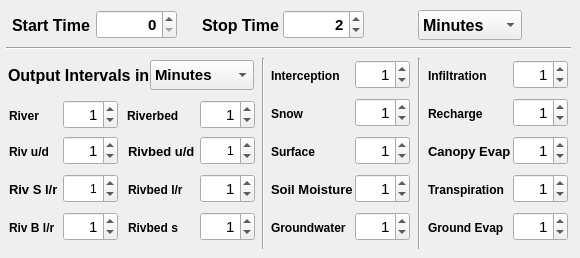
   <widget class="QWidget" name="tab_3">
    <attribute name="title">
     <string> Model Output Parameters</string>
    </attribute>
    <widget class="QLabel" name="textLabel1">
     <property name="geometry">
      <rect>
       <x>12</x>
       <y>10</y>
       <width>121</width>
       <height>31</height>
      </rect>
     </property>
     <property name="font">
      <font>
       <pointsize>12</pointsize>
       <weight>75</weight>
       <bold>true</bold>
      </font>
     </property>
     <property name="text">
      <string>Start Time</string>
     </property>
    </widget>
    <widget class="QLabel" name="textLabel2">
     <property name="geometry">
      <rect>
       <x>202</x>
       <y>10</y>
       <width>121</width>
       <height>31</height>
      </rect>
     </property>
     <property name="font">
      <font>
       <pointsize>12</pointsize>
       <weight>75</weight>
       <bold>true</bold>
      </font>
     </property>
     <property name="text">
      <string>Stop Time</string>
     </property>
    </widget>
    <widget class="QSpinBox" name="spinBoxStartTime">
     <property name="geometry">
      <rect>
       <x>96</x>
       <y>10</y>
       <width>81</width>
       <height>29</height>
      </rect>
     </property>
     <property name="font">
      <font>
       <pointsize>11</pointsize>
       <weight>75</weight>
       <bold>true</bold>
      </font>
     </property>
     <property name="alignment">
      <set>Qt::AlignRight|Qt::AlignTrailing|Qt::AlignVCenter</set>
     </property>
    </widget>
    <widget class="QSpinBox" name="spinBoxStopTime">
     <property name="geometry">
      <rect>
       <x>283</x>
       <y>10</y>
       <width>81</width>
       <height>29</height>
      </rect>
     </property>
     <property name="font">
      <font>
       <pointsize>11</pointsize>
       <weight>75</weight>
       <bold>true</bold>
      </font>
     </property>
     <property name="alignment">
      <set>Qt::AlignRight|Qt::AlignTrailing|Qt::AlignVCenter</set>
     </property>
     <property name="value">
      <number>2</number>
     </property>
    </widget>
    <widget class="QComboBox" name="comboBoxStartStop">
     <property name="geometry">
      <rect>
       <x>418</x>
       <y>10</y>
       <width>104</width>
       <height>30</height>
      </rect>
     </property>
     <property name="font">
      <font>
       <pointsize>12</pointsize>
       <weight>75</weight>
       <bold>true</bold>
      </font>
     </property>
     <property name="currentText">
      <string>Minutes</string>
     </property>
     <property name="currentIndex">
      <number>0</number>
     </property>
     <item>
      <property name="text">
       <string>Minutes</string>
      </property>
     </item>
     <item>
      <property name="text">
       <string>Hours</string>
      </property>
     </item>
     <item>
      <property name="text">
       <string>Days</string>
      </property>
     </item>
     <item>
      <property name="text">
       <string>Weeks</string>
      </property>
     </item>
     <item>
      <property name="text">
       <string>Months</string>
      </property>
     </item>
     <item>
      <property name="text">
       <string>Years</string>
      </property>
     </item>
    </widget>
    <widget class="Line" name="line1">
     <property name="geometry">
      <rect>
       <x>6</x>
       <y>47</y>
       <width>565</width>
       <height>3</height>
      </rect>
     </property>
     <property name="orientation">
      <enum>Qt::Horizontal</enum>
     </property>
    </widget>
    <widget class="QLabel" name="textLabel3_11">
     <property name="geometry">
      <rect>
       <x>127</x>
       <y>100</y>
       <width>91</width>
       <height>31</height>
      </rect>
     </property>
     <property name="font">
      <font>
       <weight>75</weight>
       <bold>true</bold>
      </font>
     </property>
     <property name="text">
      <string>Riverbed</string>
     </property>
    </widget>
    <widget class="Line" name="line2_2">
     <property name="geometry">
      <rect>
       <x>262</x>
       <y>58</y>
       <width>3</width>
       <height>191</height>
      </rect>
     </property>
     <property name="orientation">
      <enum>Qt::Vertical</enum>
     </property>
    </widget>
    <widget class="QLabel" name="textLabel3_12">
     <property name="geometry">
      <rect>
       <x>9</x>
       <y>100</y>
       <width>91</width>
       <height>31</height>
      </rect>
     </property>
     <property name="font">
      <font>
       <weight>75</weight>
       <bold>true</bold>
      </font>
     </property>
     <property name="text">
      <string>River</string>
     </property>
    </widget>
    <widget class="QSpinBox" name="spinBoxRiverbed">
     <property name="geometry">
      <rect>
       <x>200</x>
       <y>100</y>
       <width>55</width>
       <height>29</height>
      </rect>
     </property>
     <property name="font">
      <font>
       <pointsize>11</pointsize>
      </font>
     </property>
     <property name="alignment">
      <set>Qt::AlignRight|Qt::AlignTrailing|Qt::AlignVCenter</set>
     </property>
     <property name="value">
      <number>1</number>
     </property>
    </widget>
    <widget class="QLabel" name="textLabel3_13">
     <property name="geometry">
      <rect>
       <x>9</x>
       <y>136</y>
       <width>91</width>
       <height>31</height>
      </rect>
     </property>
     <property name="font">
      <font>
       <weight>75</weight>
       <bold>true</bold>
      </font>
     </property>
     <property name="text">
      <string>Riv u/d</string>
     </property>
    </widget>
    <widget class="QSpinBox" name="spinBoxRiverSurfaceLeftRight">
     <property name="geometry">
      <rect>
       <x>63</x>
       <y>174</y>
       <width>55</width>
       <height>29</height>
      </rect>
     </property>
     <property name="alignment">
      <set>Qt::AlignRight|Qt::AlignTrailing|Qt::AlignVCenter</set>
     </property>
     <property name="value">
      <number>1</number>
     </property>
    </widget>
    <widget class="QSpinBox" name="spinBoxRiver">
     <property name="geometry">
      <rect>
       <x>63</x>
       <y>100</y>
       <width>55</width>
       <height>29</height>
      </rect>
     </property>
     <property name="font">
      <font>
       <pointsize>11</pointsize>
      </font>
     </property>
     <property name="alignment">
      <set>Qt::AlignRight|Qt::AlignTrailing|Qt::AlignVCenter</set>
     </property>
     <property name="value">
      <number>1</number>
     </property>
    </widget>
    <widget class="QSpinBox" name="spinBoxRiverUpDown">
     <property name="geometry">
      <rect>
       <x>63</x>
       <y>136</y>
       <width>55</width>
       <height>29</height>
      </rect>
     </property>
     <property name="font">
      <font>
       <pointsize>11</pointsize>
      </font>
     </property>
     <property name="alignment">
      <set>Qt::AlignRight|Qt::AlignTrailing|Qt::AlignVCenter</set>
     </property>
     <property name="value">
      <number>1</number>
     </property>
    </widget>
    <widget class="QLabel" name="textLabel3_14">
     <property name="geometry">
      <rect>
       <x>9</x>
       <y>174</y>
       <width>91</width>
       <height>31</height>
      </rect>
     </property>
     <property name="font">
      <font>
       <pointsize>10</pointsize>
       <weight>75</weight>
       <bold>true</bold>
      </font>
     </property>
     <property name="text">
      <string>Riv S l/r</string>
     </property>
    </widget>
    <widget class="QLabel" name="textLabel3_15">
     <property name="geometry">
      <rect>
       <x>9</x>
       <y>212</y>
       <width>91</width>
       <height>31</height>
      </rect>
     </property>
     <property name="font">
      <font>
       <weight>75</weight>
       <bold>true</bold>
      </font>
     </property>
     <property name="text">
      <string>Riv B l/r</string>
     </property>
    </widget>
    <widget class="QSpinBox" name="spinBoxRiverBaseLeftRight">
     <property name="geometry">
      <rect>
       <x>63</x>
       <y>212</y>
       <width>55</width>
       <height>29</height>
      </rect>
     </property>
     <property name="font">
      <font>
       <pointsize>11</pointsize>
      </font>
     </property>
     <property name="alignment">
      <set>Qt::AlignRight|Qt::AlignTrailing|Qt::AlignVCenter</set>
     </property>
     <property name="value">
      <number>1</number>
     </property>
    </widget>
    <widget class="QSpinBox" name="spinBoxInterception">
     <property name="geometry">
      <rect>
       <x>355</x>
       <y>60</y>
       <width>55</width>
       <height>29</height>
      </rect>
     </property>
     <property name="font">
      <font>
       <pointsize>11</pointsize>
      </font>
     </property>
     <property name="alignment">
      <set>Qt::AlignRight|Qt::AlignTrailing|Qt::AlignVCenter</set>
     </property>
     <property name="value">
      <number>1</number>
     </property>
    </widget>
    <widget class="QLabel" name="textLabel3_2">
     <property name="geometry">
      <rect>
       <x>271</x>
       <y>98</y>
       <width>121</width>
       <height>31</height>
      </rect>
     </property>
     <property name="font">
      <font>
       <weight>75</weight>
       <bold>true</bold>
      </font>
     </property>
     <property name="text">
      <string>Snow</string>
     </property>
    </widget>
    <widget class="QLabel" name="textLabel3">
     <property name="geometry">
      <rect>
       <x>271</x>
       <y>60</y>
       <width>121</width>
       <height>31</height>
      </rect>
     </property>
     <property name="font">
      <font>
       <weight>75</weight>
       <bold>true</bold>
      </font>
     </property>
     <property name="text">
      <string>Interception</string>
     </property>
    </widget>
    <widget class="QSpinBox" name="spinBoxGroundEvaporation">
     <property name="geometry">
      <rect>
       <x>513</x>
       <y>212</y>
       <width>55</width>
       <height>29</height>
      </rect>
     </property>
     <property name="font">
      <font>
       <pointsize>11</pointsize>
      </font>
     </property>
     <property name="alignment">
      <set>Qt::AlignRight|Qt::AlignTrailing|Qt::AlignVCenter</set>
     </property>
     <property name="value">
      <number>1</number>
     </property>
    </widget>
    <widget class="QSpinBox" name="spinBoxSoilMoisture">
     <property name="geometry">
      <rect>
       <x>355</x>
       <y>174</y>
       <width>55</width>
       <height>29</height>
      </rect>
     </property>
     <property name="font">
      <font>
       <pointsize>11</pointsize>
      </font>
     </property>
     <property name="alignment">
      <set>Qt::AlignRight|Qt::AlignTrailing|Qt::AlignVCenter</set>
     </property>
     <property name="value">
      <number>1</number>
     </property>
    </widget>
    <widget class="QLabel" name="textLabel3_5">
     <property name="geometry">
      <rect>
       <x>271</x>
       <y>212</y>
       <width>121</width>
       <height>31</height>
      </rect>
     </property>
     <property name="font">
      <font>
       <weight>75</weight>
       <bold>true</bold>
      </font>
     </property>
     <property name="text">
      <string>Groundwater</string>
     </property>
    </widget>
    <widget class="QSpinBox" name="spinBoxGroundwater">
     <property name="geometry">
      <rect>
       <x>355</x>
       <y>212</y>
       <width>55</width>
       <height>29</height>
      </rect>
     </property>
     <property name="font">
      <font>
       <pointsize>11</pointsize>
      </font>
     </property>
     <property name="alignment">
      <set>Qt::AlignRight|Qt::AlignTrailing|Qt::AlignVCenter</set>
     </property>
     <property name="value">
      <number>1</number>
     </property>
    </widget>
    <widget class="Line" name="line2">
     <property name="geometry">
      <rect>
       <x>418</x>
       <y>58</y>
       <width>3</width>
       <height>191</height>
      </rect>
     </property>
     <property name="orientation">
      <enum>Qt::Vertical</enum>
     </property>
    </widget>
    <widget class="QLabel" name="textLabel3_6">
     <property name="geometry">
      <rect>
       <x>428</x>
       <y>212</y>
       <width>121</width>
       <height>31</height>
      </rect>
     </property>
     <property name="font">
      <font>
       <weight>75</weight>
       <bold>true</bold>
      </font>
     </property>
     <property name="text">
      <string>Ground Evap</string>
     </property>
    </widget>
    <widget class="QLabel" name="textLabel3_3">
     <property name="geometry">
      <rect>
       <x>271</x>
       <y>136</y>
       <width>121</width>
       <height>31</height>
      </rect>
     </property>
     <property name="font">
      <font>
       <weight>75</weight>
       <bold>true</bold>
      </font>
     </property>
     <property name="text">
      <string>Surface</string>
     </property>
    </widget>
    <widget class="QLabel" name="textLabel3_9">
     <property name="geometry">
      <rect>
       <x>428</x>
       <y>98</y>
       <width>121</width>
       <height>31</height>
      </rect>
     </property>
     <property name="font">
      <font>
       <weight>75</weight>
       <bold>true</bold>
      </font>
     </property>
     <property name="text">
      <string>Recharge</string>
     </property>
    </widget>
    <widget class="QLabel" name="textLabel3_10">
     <property name="geometry">
      <rect>
       <x>428</x>
       <y>60</y>
       <width>121</width>
       <height>31</height>
      </rect>
     </property>
     <property name="font">
      <font>
       <weight>75</weight>
       <bold>true</bold>
      </font>
     </property>
     <property name="text">
      <string>Infiltration</string>
     </property>
    </widget>
    <widget class="QLabel" name="textLabel3_4">
     <property name="geometry">
      <rect>
       <x>271</x>
       <y>174</y>
       <width>121</width>
       <height>31</height>
      </rect>
     </property>
     <property name="font">
      <font>
       <pointsize>10</pointsize>
       <weight>75</weight>
       <bold>true</bold>
      </font>
     </property>
     <property name="text">
      <string>Soil Moisture</string>
     </property>
    </widget>
    <widget class="QSpinBox" name="spinBoxCanopyEvaporation">
     <property name="geometry">
      <rect>
       <x>513</x>
       <y>136</y>
       <width>55</width>
       <height>29</height>
      </rect>
     </property>
     <property name="font">
      <font>
       <pointsize>11</pointsize>
      </font>
     </property>
     <property name="alignment">
      <set>Qt::AlignRight|Qt::AlignTrailing|Qt::AlignVCenter</set>
     </property>
     <property name="value">
      <number>1</number>
     </property>
    </widget>
    <widget class="QSpinBox" name="spinBoxSnow">
     <property name="geometry">
      <rect>
       <x>355</x>
       <y>98</y>
       <width>55</width>
       <height>29</height>
      </rect>
     </property>
     <property name="font">
      <font>
       <pointsize>11</pointsize>
      </font>
     </property>
     <property name="alignment">
      <set>Qt::AlignRight|Qt::AlignTrailing|Qt::AlignVCenter</set>
     </property>
     <property name="value">
      <number>1</number>
     </property>
    </widget>
    <widget class="QSpinBox" name="spinBoxSurface">
     <property name="geometry">
      <rect>
       <x>355</x>
       <y>136</y>
       <width>55</width>
       <height>29</height>
      </rect>
     </property>
     <property name="font">
      <font>
       <pointsize>11</pointsize>
      </font>
     </property>
     <property name="alignment">
      <set>Qt::AlignRight|Qt::AlignTrailing|Qt::AlignVCenter</set>
     </property>
     <property name="value">
      <number>1</number>
     </property>
    </widget>
    <widget class="QSpinBox" name="spinBoxTranspiration">
     <property name="geometry">
      <rect>
       <x>513</x>
       <y>174</y>
       <width>55</width>
       <height>29</height>
      </rect>
     </property>
     <property name="font">
      <font>
       <pointsize>11</pointsize>
      </font>
     </property>
     <property name="alignment">
      <set>Qt::AlignRight|Qt::AlignTrailing|Qt::AlignVCenter</set>
     </property>
     <property name="value">
      <number>1</number>
     </property>
    </widget>
    <widget class="QLabel" name="textLabel3_7">
     <property name="geometry">
      <rect>
       <x>428</x>
       <y>136</y>
       <width>121</width>
       <height>31</height>
      </rect>
     </property>
     <property name="font">
      <font>
       <pointsize>10</pointsize>
       <weight>75</weight>
       <bold>true</bold>
      </font>
     </property>
     <property name="text">
      <string>Canopy Evap</string>
     </property>
    </widget>
    <widget class="QSpinBox" name="spinBoxRecharge">
     <property name="geometry">
      <rect>
       <x>513</x>
       <y>98</y>
       <width>55</width>
       <height>29</height>
      </rect>
     </property>
     <property name="font">
      <font>
       <pointsize>11</pointsize>
      </font>
     </property>
     <property name="alignment">
      <set>Qt::AlignRight|Qt::AlignTrailing|Qt::AlignVCenter</set>
     </property>
     <property name="value">
      <number>1</number>
     </property>
    </widget>
    <widget class="QSpinBox" name="spinBoxInfiltration">
     <property name="geometry">
      <rect>
       <x>513</x>
       <y>60</y>
       <width>55</width>
       <height>29</height>
      </rect>
     </property>
     <property name="font">
      <font>
       <pointsize>11</pointsize>
      </font>
     </property>
     <property name="alignment">
      <set>Qt::AlignRight|Qt::AlignTrailing|Qt::AlignVCenter</set>
     </property>
     <property name="value">
      <number>1</number>
     </property>
    </widget>
    <widget class="QLabel" name="textLabel3_8">
     <property name="geometry">
      <rect>
       <x>428</x>
       <y>174</y>
       <width>121</width>
       <height>31</height>
      </rect>
     </property>
     <property name="font">
      <font>
       <weight>75</weight>
       <bold>true</bold>
      </font>
     </property>
     <property name="text">
      <string>Transpiration</string>
     </property>
    </widget>
    <widget class="QLabel" name="textLabel3_16">
     <property name="geometry">
      <rect>
       <x>128</x>
       <y>212</y>
       <width>91</width>
       <height>31</height>
      </rect>
     </property>
     <property name="font">
      <font>
       <weight>75</weight>
       <bold>true</bold>
      </font>
     </property>
     <property name="text">
      <string>Rivbed s</string>
     </property>
    </widget>
    <widget class="QSpinBox" name="spinBoxRiverbedUpDown">
     <property name="geometry">
      <rect>
       <x>200</x>
       <y>136</y>
       <width>55</width>
       <height>29</height>
      </rect>
     </property>
     <property name="alignment">
      <set>Qt::AlignRight|Qt::AlignTrailing|Qt::AlignVCenter</set>
     </property>
     <property name="value">
      <number>1</number>
     </property>
    </widget>
    <widget class="QLabel" name="textLabel3_17">
     <property name="geometry">
      <rect>
       <x>128</x>
       <y>174</y>
       <width>91</width>
       <height>31</height>
      </rect>
     </property>
     <property name="font">
      <font>
       <weight>75</weight>
       <bold>true</bold>
      </font>
     </property>
     <property name="text">
      <string>Rivbed l/r</string>
     </property>
    </widget>
    <widget class="QSpinBox" name="spinBoxRiverbedLeftRight">
     <property name="geometry">
      <rect>
       <x>200</x>
       <y>174</y>
       <width>55</width>
       <height>29</height>
      </rect>
     </property>
     <property name="font">
      <font>
       <pointsize>11</pointsize>
      </font>
     </property>
     <property name="alignment">
      <set>Qt::AlignRight|Qt::AlignTrailing|Qt::AlignVCenter</set>
     </property>
     <property name="value">
      <number>1</number>
     </property>
    </widget>
    <widget class="QSpinBox" name="spinBoxRivertoRiverBed">
     <property name="geometry">
      <rect>
       <x>200</x>
       <y>212</y>
       <width>55</width>
       <height>29</height>
      </rect>
     </property>
     <property name="font">
      <font>
       <pointsize>11</pointsize>
      </font>
     </property>
     <property name="alignment">
      <set>Qt::AlignRight|Qt::AlignTrailing|Qt::AlignVCenter</set>
     </property>
     <property name="value">
      <number>1</number>
     </property>
    </widget>
    <widget class="QLabel" name="textLabel3_18">
     <property name="geometry">
      <rect>
       <x>128</x>
       <y>136</y>
       <width>91</width>
       <height>31</height>
      </rect>
     </property>
     <property name="font">
      <font>
       <pointsize>10</pointsize>
       <weight>75</weight>
       <bold>true</bold>
      </font>
     </property>
     <property name="text">
      <string>Rivbed u/d</string>
     </property>
    </widget>
    <widget class="QComboBox" name="comboBoxOutput">
     <property name="geometry">
      <rect>
       <x>150</x>
       <y>60</y>
       <width>104</width>
       <height>30</height>
      </rect>
     </property>
     <property name="font">
      <font>
       <pointsize>11</pointsize>
       <weight>75</weight>
       <bold>true</bold>
      </font>
     </property>
     <property name="currentText">
      <string>Minutes</string>
     </property>
     <property name="currentIndex">
      <number>0</number>
     </property>
     <item>
      <property name="text">
       <string>Minutes</string>
      </property>
     </item>
     <item>
      <property name="text">
       <string>Hours</string>
      </property>
     </item>
     <item>
      <property name="text">
       <string>Days</string>
      </property>
     </item>
     <item>
      <property name="text">
       <string>Weeks</string>
      </property>
     </item>
     <item>
      <property name="text">
       <string>Months</string>
      </property>
     </item>
     <item>
      <property name="text">
       <string>Years</string>
      </property>
     </item>
    </widget>
    <widget class="QLabel" name="textLabel3_19">
     <property name="geometry">
      <rect>
       <x>8</x>
       <y>60</y>
       <width>141</width>
       <height>31</height>
      </rect>
     </property>
     <property name="font">
      <font>
       <pointsize>12</pointsize>
       <weight>75</weight>
       <bold>true</bold>
      </font>
     </property>
     <property name="text">
      <string>Output Intervals in</string>
     </property>
    </widget>
   </widget>
